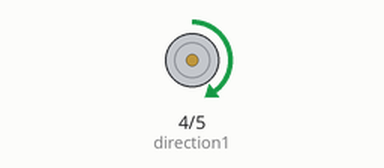
Simulated run of this sketch. Board: Arduino Uno, built with avr-gcc and run on an emulated ATmega328P. On the bench: direction and speed pins drawn as motors (green arrow = direction pin HIGH = forward, orange = LOW = backward, longer = more drive).

Above: at 0.5 s.
At 1.5 s:
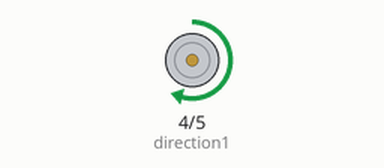
At 2.5 s:
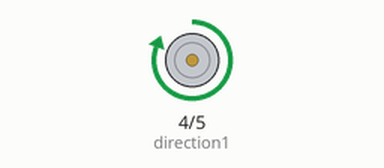
At 4.0 s:
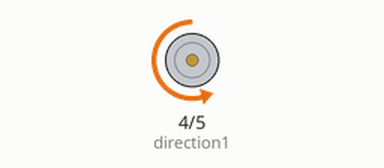
Timing chart, 0 to 6.9 s (numbered marks = the images above):
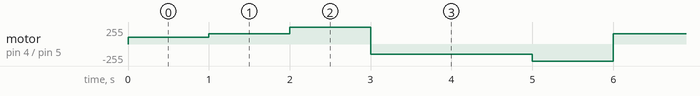

Measured:
- by itself, motor on pin 4 (direction1) / pin 5 (speed1): stopped → forward 100/255 at 0.00 s, → forward 155/255 1.0 s later, → forward 255/255 1.0 s later, → backward 155/255 1.0 s later, … (28 changes in this stretch)

The sketch:

_0903_-_DC_motor_with_DRV8871.ino
```cpp
/*  0903 - simple DC motor control with the DRV8871 controller IC
 *
 * This sketch shows you how to control a small 5V DC motor using the DRV8871 controller
 * breakout.
 *
 * The sketch speeds up the motor in three steps towards one direction,
 * and then does the same in the other direction.
 *
 *
 * Components
 * ----------
 *  - Arduino Uno
 *  - a DRV8871 motor controller breakout
 *  - a small 5V DC motor
 *
 *  Libraries
 *  ---------
 *  None
 *
 * Connections
 * -----------
 *
 * Arduino   |   DRV8871
 * ---------------------
 *   GND     |   GND
 *   5       |   IN1
 *   4       |   IN2
 *           |   MOTOR1 --> Motor wire 1
 *           |   MOTOR1 --> Motor wire 2
 *           |   POWER+ --> 5V power supply
 *           |   POWER- --> GND power supply
 *
 * More information:
 *
 * More about the Adafruit DRV8871: https://www.adafruit.com/product/3190
 * DRV8871 datasheet: http://www.ti.com/lit/ds/symlink/drv8871.pdf
 *
 *  Created on May 28 2017 by Peter Dalmaris
 *
 */

int speed1     = 5; //Controls speed (PWM)
int direction1 = 4; //Controls direction

bool direction = HIGH;  // Start the motor by moving it towards one direction. Whether it is
                        // clockwise or anticlockwise depends on how you have connected the
                        // motor's coil.

void setup()
{
    pinMode(direction1, OUTPUT);
    pinMode(speed1, OUTPUT);
}

void loop()
{

    digitalWrite(direction1,direction);   // Direction control
    analogWrite(speed1, 100);             //PWM Speed Control
    delay(1000);
    analogWrite(speed1, 155);             //PWM Speed Control
    delay(1000);
    analogWrite(speed1, 255);             //PWM Speed Control
    delay(1000);

    direction = !direction;               //switch direction
    analogWrite(speed1, 0);               // Stop the motor before starting again
}
```
